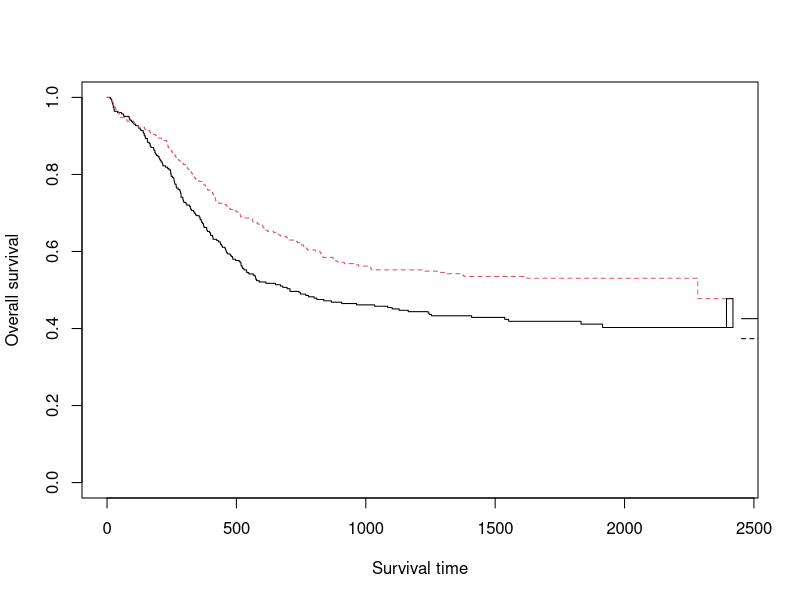
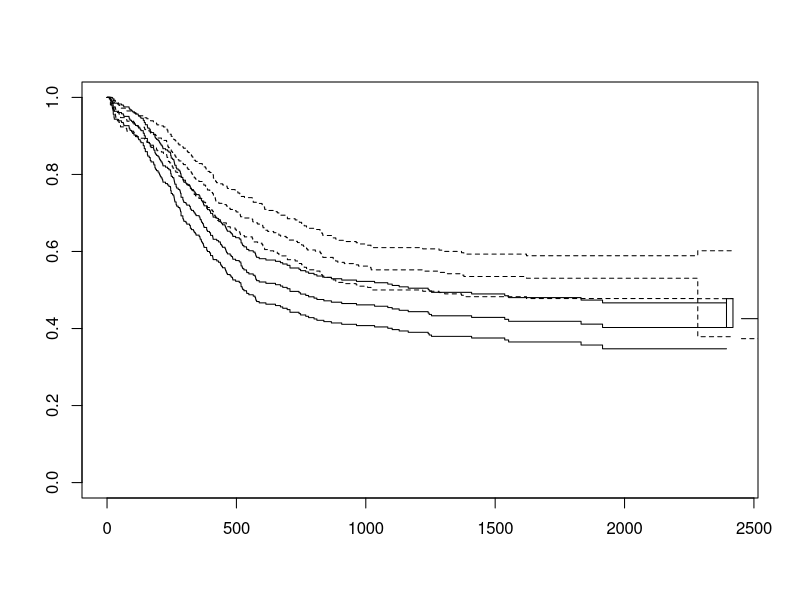

Reproduce these figures in R, in order.
## ---- chunk 1
# パッケージの読み込み
library(survival)
library(magrittr)
## ---- chunk 2
summary(myeloid)
head(myeloid, n = 10)
str(myeloid)
## ---- chunk 3
ge.surv <- Surv(myeloid$futime, myeloid$death)
head(ge.surv, n = 10)
## ---- chunk 4
ge.model <-survfit(Surv(futime,death) ~ trt, data = myeloid)
summary(ge.model)
## ---- chunk 5
plot(ge.model,lty=1:2,xlab = "Survival time", ylab = "Overall survival", col = 1:2)%>% legend(locator(1),c("A","B"), lty=c(1,2))

## 実際に描くときはlegendを併記するとグラフに追記できる
## ---- chunk 6
plot(ge.model,conf.int = .95,lty=1:2) %>%
legend(locator(1),c("A","B"), lty=c(1,2))
## ---- chunk 7
survdiff(Surv(myeloid$futime, myeloid$death) ~ myeloid$trt)
## ---- chunk 8
model.cox <- coxph(Surv(futime, death) ~ trt + sex, data = myeloid)
summary(model.cox)
## ---- chunk 9
## 95%CI
round(exp(confint(model.cox)),3)
## HR
round(exp(coefficients(model.cox)),3)
